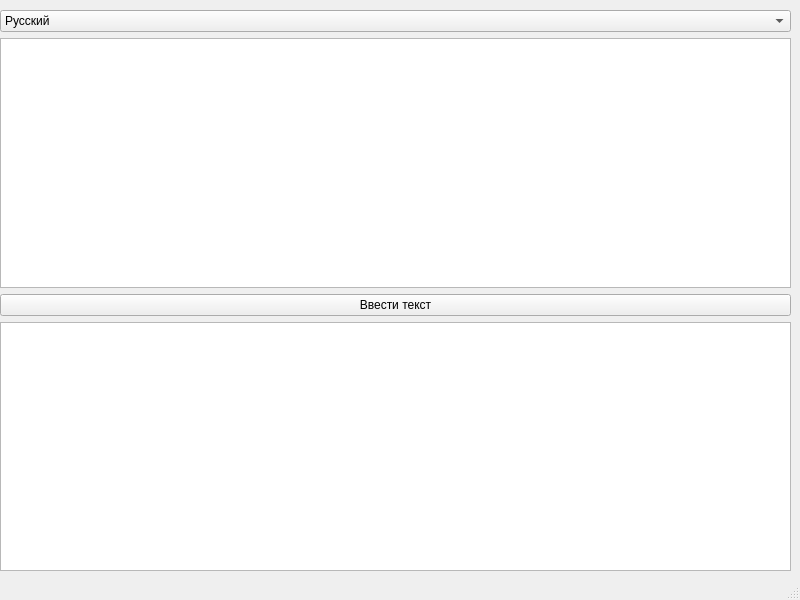
<?xml version="1.0" encoding="UTF-8"?>
<ui version="4.0">
 <class>MainWindow</class>
 <widget class="QMainWindow" name="MainWindow">
  <property name="geometry">
   <rect>
    <x>0</x>
    <y>0</y>
    <width>800</width>
    <height>600</height>
   </rect>
  </property>
  <property name="windowTitle">
   <string>Алфавит</string>
  </property>
  <widget class="QWidget" name="centralwidget">
   <widget class="QWidget" name="verticalLayoutWidget">
    <property name="geometry">
     <rect>
      <x>0</x>
      <y>10</y>
      <width>791</width>
      <height>561</height>
     </rect>
    </property>
    <layout class="QVBoxLayout" name="verticalLayout">
     <item>
      <widget class="QComboBox" name="languageComboBox">
       <item>
        <property name="text">
         <string>Русский</string>
        </property>
       </item>
       <item>
        <property name="text">
         <string>Английский</string>
        </property>
       </item>
      </widget>
     </item>
     <item>
      <widget class="QTextEdit" name="inTextEdit"/>
     </item>
     <item>
      <widget class="QPushButton" name="inputButton">
       <property name="text">
        <string>Ввести текст</string>
       </property>
      </widget>
     </item>
     <item>
      <widget class="QTextEdit" name="outTextEdit"/>
     </item>
    </layout>
   </widget>
  </widget>
  <widget class="QStatusBar" name="statusbar"/>
 </widget>
 <resources/>
 <connections/>
</ui>
